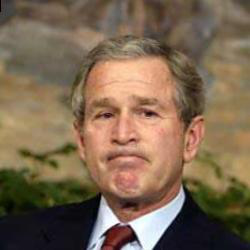
#> input picture oving2/images/bush.tiff, 250 x 250 px
$ python task_2a.py
#> lines starting #> are read from the running program, lines starting #| are printed output that depends on the picture
### oving2/tools.py
from PIL import Image
import math
import copy
import numpy as np


__author__ = 'Håkon Hukkelås'

def image_to_matrix(image):
    im = image
    width,height = im.size
    pixels = im.getdata()
    return [[pixels[y*width+x] for x in range(height)] for y in range(height)]

def matrix_to_image(matrix,mode):
    inline_list = [x for row in matrix for x in row]
    image = Image.new(mode,(len(matrix[0]),len(matrix)))
    image.putdata(inline_list)
    return image

# [12 lines left out: function applyFilterInFD, not called in this run]

def aliasing(matrix):
    new_matrix = []
    for row_index in range(0,len(matrix),2):
        new_row = []
        row = matrix[row_index]
        for index in range(0,len(row),2):
            new_row.append(row[index])
        new_matrix.append(new_row)
    return new_matrix

h_g = [[1/256, 4/256, 6/256, 4/256, 1/256],
       [4/256, 16/256, 24/256, 16/256, 4/256],
       [6/256, 24/256, 36/256, 24/256, 6/256],
       [4/256, 16/256, 24/256, 16/256, 4/256],
       [1/256, 4/256, 6/256, 4/256, 1/256]]


#intensity_matrix_to_image(image_to_intensity_matrix(im)).show() To test the image transform

### oving2/task_2a.py
from tools import *


__author__ = 'Håkon Hukkelås'

def do_task():
    im = Image.open("images/bush.tiff")
#> im is the input picture: PIL image 250x250 RGB; mean R, G, B 124.4, 103.3, 80.9
    im.show()
    new_im = matrix_to_image(aliasing(image_to_matrix(im)),'RGB')
#> in aliasing, `new_matrix = []`: new_matrix = []
#> the loop in aliasing, `for row_index in range(0,len(matrix),2):` made 125 passes
#> row_index on passes 3 to 14: 4, 6, 8, 10, 12, 14, 16, 18, 20, 22, 24, 26
#> after the loop in aliasing, `for row_index in range(0,len(matrix),2):`: new_matrix = 125 items
#> in matrix_to_image, `inline_list = [x for row in matrix for x in row]`: inline_list = 15625 items, first 6: (9, 0, 0), (66, 56, 55), (60, 54, 54), (53, 49, 50), (57, 53, 54), (63, 58, 55)
#> in matrix_to_image, `image = Image.new(mode,(len(matrix[0]),len(matrix)))`: image: PIL image 125x125 RGB; every value is 0
#> in matrix_to_image, `image.putdata(inline_list)`:
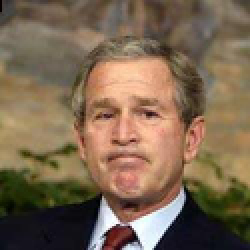
#> image: PIL image 125x125 RGB (shown 2 times larger); mean R, G, B 124.4, 103.3, 80.9
    new_im.show()

do_task()

$ run again, with oving2/images/bricks.tiff copied over oving2/images/bush.tiff
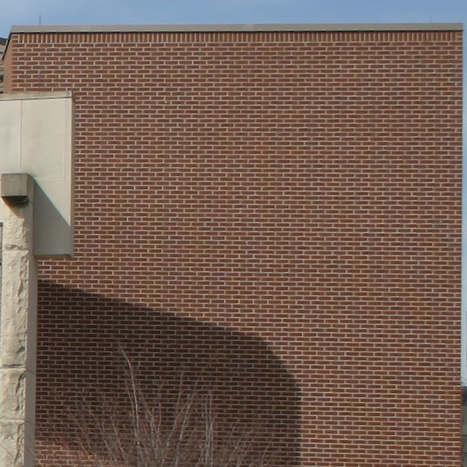
#> input picture oving2/images/bricks.tiff, 467 x 467 px
#> in do_task, im is the input picture: PIL image 467x467 RGB; mean R, G, B 115.8, 94.9, 83.7
#> in aliasing, `new_matrix = []`: new_matrix = []
#> the loop in aliasing, `for row_index in range(0,len(matrix),2):` made 234 passes
#> row_index on passes 3 to 5: 4, 6, 8
#> after the loop in aliasing, `for row_index in range(0,len(matrix),2):`: new_matrix = 234 items
#> inline_list = 54756 items
#> in matrix_to_image, `image.putdata(inline_list)`:
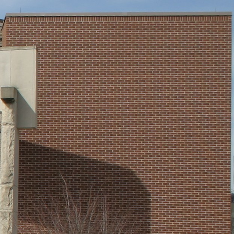
#> image: PIL image 234x234 RGB; mean R, G, B 115.9, 95.1, 83.9

$ run again, with oving2/images/clinton.tiff copied over oving2/images/bush.tiff
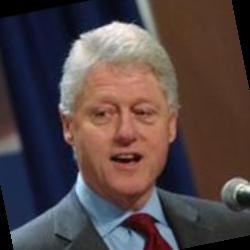
#> input picture oving2/images/clinton.tiff, 250 x 250 px
#> in do_task, im is the input picture: PIL image 250x250 RGB; mean R, G, B 82.6, 68.6, 68.6
#> in aliasing, `new_matrix = []`: new_matrix = []
#> the loop in aliasing, `for row_index in range(0,len(matrix),2):` made 125 passes
#> row_index on passes 3 to 10: 4, 6, 8, 10, 12, 14, 16, 18
#> after the loop in aliasing, `for row_index in range(0,len(matrix),2):`: new_matrix = 125 items
#> inline_list = 15625 items, first 6: (0, 0, 0), (0, 0, 0), (0, 0, 0), (0, 0, 0), (0, 0, 0), (0, 0, 0)
#> in matrix_to_image, `image.putdata(inline_list)`:
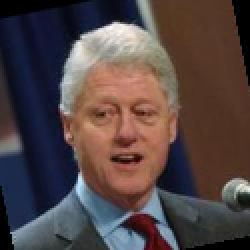
#> image: PIL image 125x125 RGB (shown 2 times larger); mean R, G, B 82.5, 68.5, 68.6
